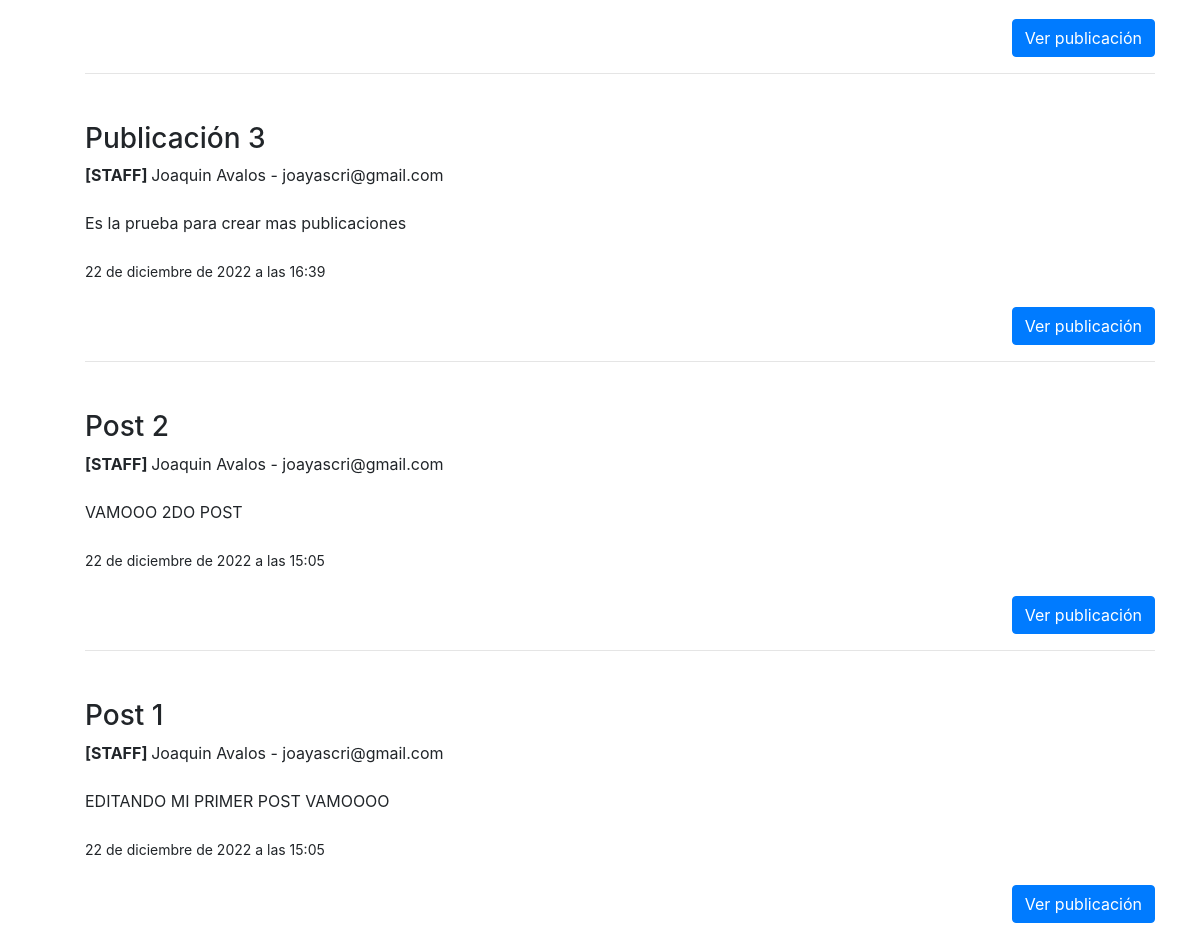
/ (lower part), run on an earlier commit of the app's database.
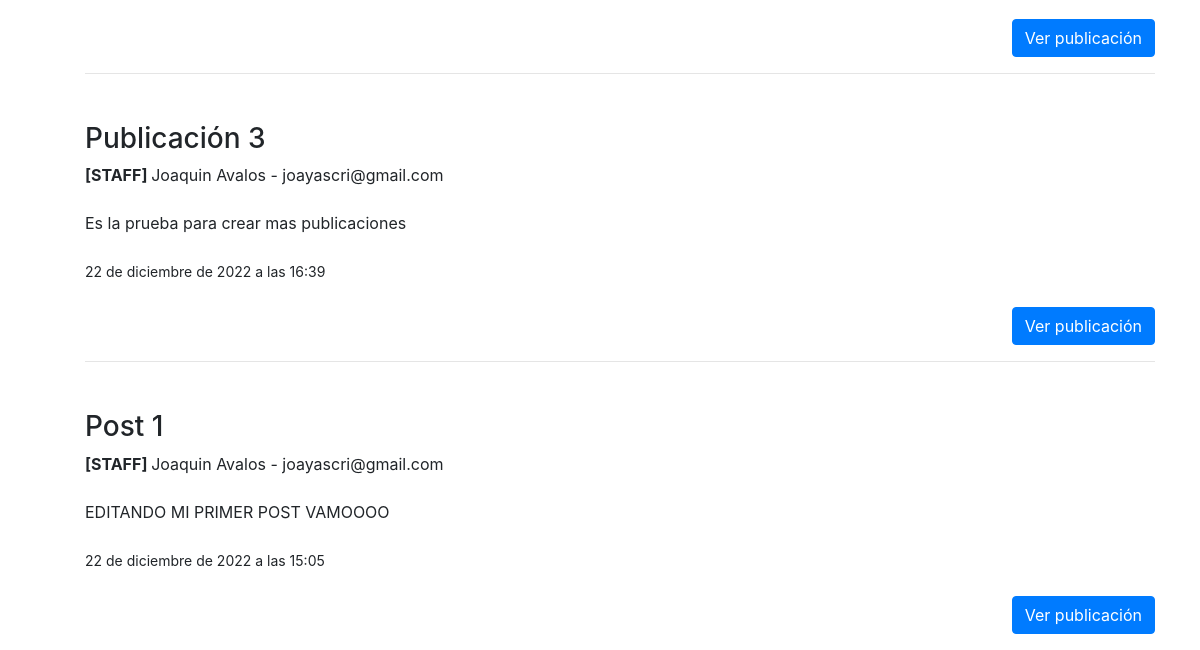
And on a later commit of the database.
### blog/models.py (models this page shows, shortened)
class Post(models.Model):
    title = models.CharField(max_length=100, verbose_name="Titulo")
    author = models.ForeignKey(User, on_delete=models.CASCADE, verbose_name="Autor")
    body = RichTextField(blank=True, null=True, verbose_name="Cuerpo")
    create_on = models.DateTimeField(auto_now_add=True)

### blog/views.py (the view)
# urls.py: path("", HomeView.as_view(), name="home"),
class HomeView(ListView):
    model = Post
    template_name = "home.html"
    ordering = ["-id"]

### blog/templates/home.html (shortened to what this page needs)
{% extends "base.html" %}
 {% block content %}
<ul>
{% for post in object_list %}
<hr>
    <h3 class="mt-5">{{ post.title }}</h3>
    {%if post.author.is_superuser%}<b>[STAFF] </b>{%else%}<b>[ALUMNO] </b>{%endif%}{{ post.author.first_name }} {{ post.author.last_name }} - {{ post.author.email }}<br><br/>
    {{ post.body|safe}}
    <small>{{post.create_on}}</small>
<P align="right"><a href="{% url "article-detail" post.pk %}" class="btn btn-primary">Ver publicación</a>
{% endfor %}
</ul>
 {% endblock %}

### blog/templates/base.html (shortened to what this page needs)
<!doctype html>
<html lang="en">
  <head>
    <link rel="stylesheet" href="https://cdn.jsdelivr.net/npm/bootstrap@4.6.2/dist/css/bootstrap.min.css">
  </head>
  <body>
  <br/>
  <div class="container">
    {% block content %}
    {% endblock %}
   </div>
  </body>
</html>

What changed in the data, as far as the page shows it:
removed Post: title "Post 2", shows "[STAFF]", author.first_name "Joaquin", author.last_name "Avalos", author.email "joayascri@gmail.com", body "VAMOOO 2DO POST", create_on "22 de diciembre de 2022 a las 15:05"
